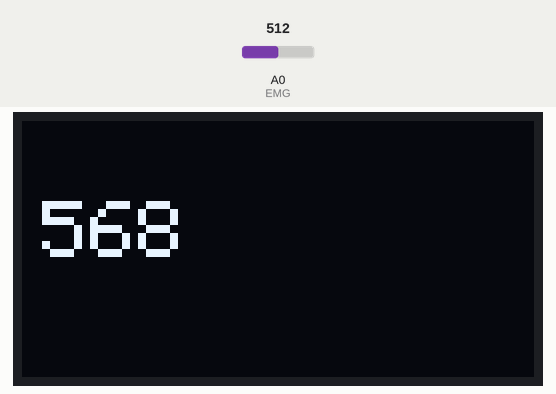
This sketch was run on a simulated Arduino Uno, built with avr-gcc and run on an emulated ATmega328P. On the bench: 128×64 one-colour display. Inputs (shaded band) come from the test bench; at power-on: A0 (EMG) = 512. The display library's start-up logo is not drawn; what the sketch prints to the serial monitor is not drawn.

Above: at 1.8 s.
1.9 s: A0 (EMG) set to 890
At 2.8 s:
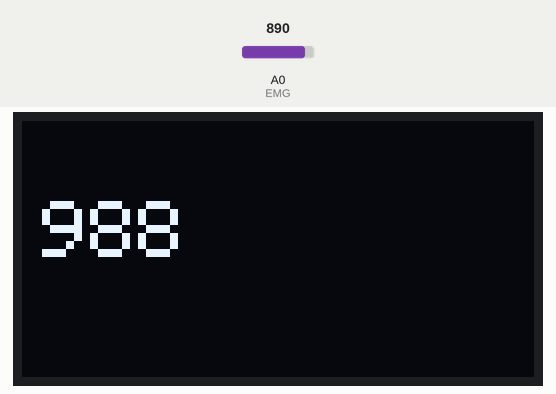
3.6 s: A0 (EMG) set to 910
At 5.1 s:
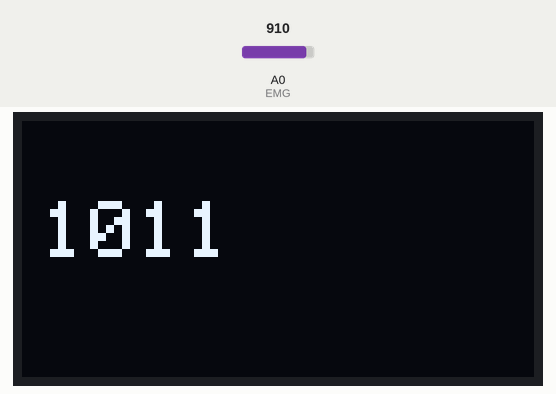
5.4 s: A0 (EMG) set to 511
At 7.2 s:
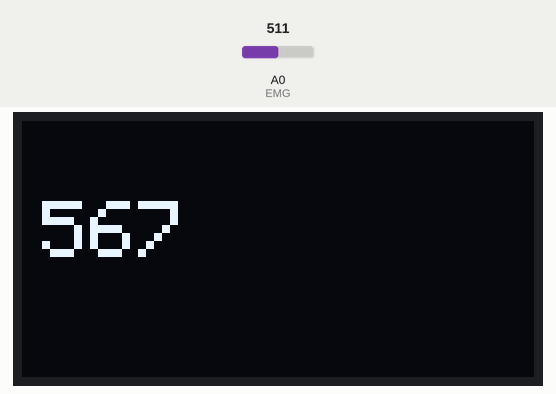
Timing chart, 0 to 8.7 s (numbered marks = the images above; inputs shaded):
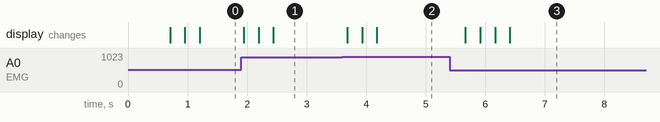

The sketch:

MuscleShieldBasicwOLED.ino
```cpp
#include <SPI.h>
#include <Wire.h>

// ************** Adafruit Oled Initializations
#include <Adafruit_GFX.h>
#include <Adafruit_SSD1306.h>
#define OLED_RESET 4
Adafruit_SSD1306 display(OLED_RESET);
#define NUMFLAKES 10
#define XPOS 0
#define YPOS 1
#define DELTAY 2
#define LOGO16_GLCD_HEIGHT 16
#define LOGO16_GLCD_WIDTH  16
#if (SSD1306_LCDHEIGHT != 64)
#error("Height incorrect, please fix Adafruit_SSD1306.h!");
#endif
// ************** Adafruit Oled Initializations Complete

#define EMG A0

int reading[10];
int finalReading;
byte multiplier = 1;


void oledSetup()
{
    Wire.begin();

  display.begin(SSD1306_SWITCHCAPVCC, 0x3C);
  display.display();
  delay(500);
  display.clearDisplay();
  /* end of Adafruit Default Specification */
  /* Basic "hello world!" */


  display.setCursor(0, 0);

   delay(100);
  display.clearDisplay();
}
void setup(){
  Serial.begin(9600);
  oledSetup();
}

void oledPrint()
{
  display.setTextSize(2);
  display.setTextColor(WHITE);
   display.setCursor (5, 20);
  display.println(finalReading);
  display.display();
  delay(100);
  display.clearDisplay();
}
void loop(){
  for(int i = 0; i < 10; i++){
    reading[i] = analogRead(EMG) * multiplier;
    delay(2);
  }
  for(int i = 0; i < 10; i++){
    finalReading += reading[i];
  }
  finalReading /= 10;
  Serial.print("Value = ");
  Serial.println(finalReading);
  oledPrint();
  delay(100);
}
```

Measured:
- after the input at 1.9 s, the display: first changes after 0.05 s (image 1 shows a later state)
- after the input at 3.6 s, the display: first changes after 0.08 s (image 2 shows a later state)
- after the input at 5.4 s, the display: first changes after 0.27 s (image 3 shows a later state)
